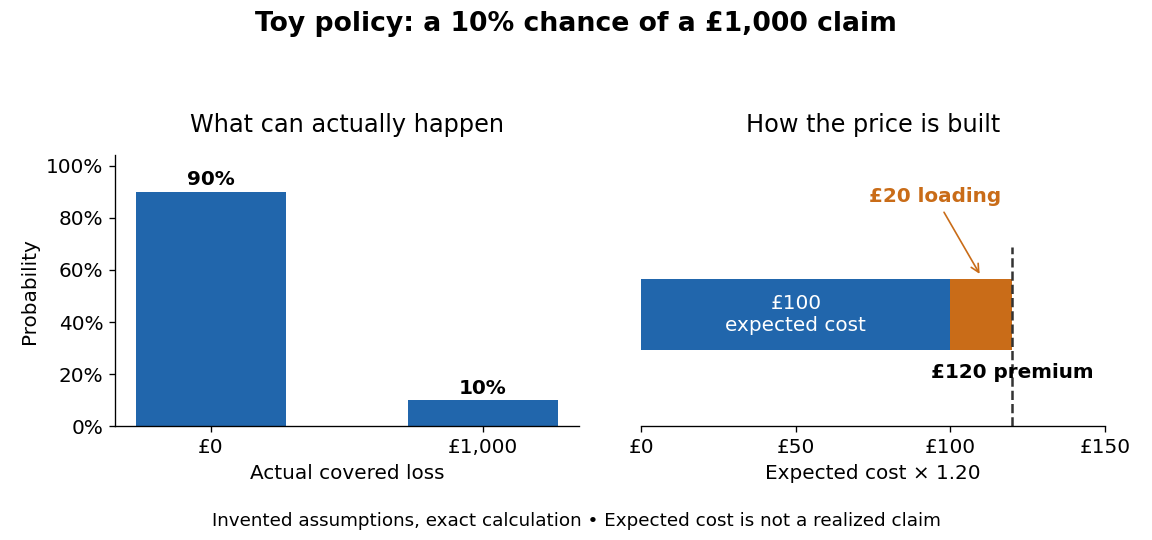

Recreate this plot in Python.
"""Toy Bernoulli losses and premium loading; no measured data.

Run from _media with MPLCONFIGDIR=/tmp/codex-wiki-matplotlib.
Tested with Python 3.14.4, matplotlib 3.10.7, numpy 2.3.5.
Writes the matching PNG basename into the current working directory.
"""

from pathlib import Path

import matplotlib

matplotlib.use("Agg")
import matplotlib.pyplot as plt
from matplotlib.ticker import PercentFormatter


def main():
    plt.rcParams.update({"font.size": 12, "axes.spines.top": False,
                         "axes.spines.right": False, "figure.facecolor": "white",
                         "axes.facecolor": "white"})
    fig, (loss, price) = plt.subplots(1, 2, figsize=(9.6, 4.5))
    blue, orange = "#2166ac", "#c96c18"
    loss.bar([0, 1], [0.9, 0.1], color=blue, width=0.55)
    loss.set_xticks([0, 1], ["£0", "£1,000"])
    loss.set_ylim(0, 1.04)
    loss.set_ylabel("Probability")
    loss.set_xlabel("Actual covered loss")
    loss.yaxis.set_major_formatter(PercentFormatter(1))
    loss.set_title("What can actually happen", pad=14)
    for x, p in enumerate([0.9, 0.1]):
        loss.text(x, p + 0.025, f"{p:.0%}", ha="center", weight="bold")
    price.barh([0], [100], color=blue, height=0.38)
    price.barh([0], [20], left=[100], color=orange, height=0.38)
    price.text(50, 0, "£100\nexpected cost", color="white", ha="center", va="center")
    price.annotate("£20 loading", xy=(110, 0.20), xytext=(95, 0.60),
                   ha="center", arrowprops={"arrowstyle": "->", "color": orange},
                   color=orange, weight="bold")
    price.axvline(120, color="#333333", ymax=0.66, linestyle="--")
    price.text(120, -0.34, "£120 premium", ha="center", weight="bold")
    price.set_yticks([])
    price.set_xlim(0, 150)
    price.set_ylim(-0.60, 0.85)
    price.set_xticks([0, 50, 100, 150], ["£0", "£50", "£100", "£150"])
    price.set_xlabel("Expected cost × 1.20")
    price.set_title("How the price is built", pad=14)
    price.spines["left"].set_visible(False)
    fig.suptitle("Toy policy: a 10% chance of a £1,000 claim", fontsize=16, weight="bold")
    fig.text(0.5, 0.025, "Invented assumptions, exact calculation • Expected cost is not a realized claim", ha="center", fontsize=11)
    fig.tight_layout(rect=(0, 0.07, 1, 0.92), w_pad=2.5)
    fig.savefig(Path(__file__).with_suffix(".png").name, dpi=120, facecolor="white", transparent=False)
    plt.close(fig)


if __name__ == "__main__":
    main()
